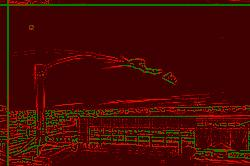
#> input picture jpg_image.jpg, 250 x 166 px
$ python asciify.py jpg_image.jpg
#> lines starting #> are read from the running program, lines starting #| are printed output that depends on the picture
#> in runner, image is the input picture: PIL image 250x166 RGB; mean R, G, B 71.6, 9.7, 4.7
from PIL import Image
from PIL import ImageFilter
import os
import sys
import urllib.request
from time import sleep

ASCII_TWO = list('`^",:;Il!i~+_-?][}{1)(|\\/tfjrxnuvczXYUJCLQ0OZmwqpdbkhao*#MW&8%B@$')
ASCII_TWO = ASCII_TWO[::-1]

ASCII_CHARS = ['.',',',':',';','+','*','?','%','S','#','@']
ASCII_CHARS = ASCII_CHARS[::-1]

def external_asciify(url):

    print(f"Image location: {url}")

    urllib.request.urlretrieve("https://" + url, "asciify.jpg")
    path = "asciify.jpg"

    runner(path)

'''
method resize():
    - takes as parameters the image, and the final width
    - resizes the image into the final width while maintaining aspect ratio
'''
def resize(image, new_width=100):
#> called with new_width = 100
    (old_width, old_height) = image.size
#> old_width = 250; old_height = 166
    aspect_ratio = float(old_height)/float(old_width)
#> aspect_ratio = 0.664
    new_height = int(aspect_ratio * new_width)
#> new_height = 66
    new_dim = (new_width, new_height)
#> new_dim = (100, 66)
    new_image = image.resize(new_dim)
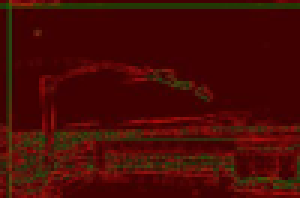
#> new_image: PIL image 100x66 RGB (shown 3 times larger); mean R, G, B 71.6, 9.8, 4.7
    return new_image
'''
method grayscalify():
    - takes an image as a parameter
    - returns the grayscale version of image
'''
def grayscalify(image):
    return image.convert('L')
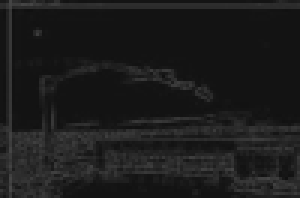
#> returned value: PIL image 100x66 L (shown 3 times larger); min 16, max 71, mean 27.6

'''
method filters():
    -
'''
def filters(image):
    return image.filter(ImageFilter.CONTOUR)
    return image.filter(ImageFilter.SHARPEN)

'''
method modify():
    - replaces every pixel with a character whose intensity is similar
'''
def modify(image, buckets=25):
#> called with buckets = 25
    initial_pixels = list(image.getdata())
#> initial_pixels = 6600 values, max 71 at index 6203, min 16 at index 304, mean 27.64
    new_pixels = [ASCII_CHARS[pixel_value//buckets] for pixel_value in initial_pixels]
#> new_pixels = 6600 items, first 6: '#', '#', '#', 'S', '#', '#'
    return ''.join(new_pixels)

'''
method do():
    - does all the work by calling all the above functions
'''
def do(image, new_width=100):
    image = resize(image)
    # image = filters(image)
    image = grayscalify(image)

    pixels = modify(image)
    len_pixels = len(pixels)
#> len_pixels = 6600

    # Construct the image from the character list
    new_image = [pixels[index:index+new_width] for index in range(0, len_pixels, new_width)]
#> new_image = 66 items

    return '\n'.join(new_image)

'''
method runner():
    - takes as parameter the image path and runs the above code
    - handles exceptions as well
    - provides alternative output options
'''
def runner(path):
    image = None
    try:
        image = Image.open(path)
    except Exception:
        print("Unable to find image in",path)
        #print(e)
        return
    image = do(image)

    # To print on console
    # print(image)

    for row in image:
        for pixel in row:
            print(pixel, end="")
            sleep(0.000005)
#> this loop made 6665 passes
#> row on passes 1 to 3: '#', '#', '#'
#| #
#| #
#| #
#| S
#| #
#| #
#| #
#| #
#> (further printed lines are left out)
    print("")
    # Else, to write into a file
    # Note: This text file will be created by default under
    #       the same directory as this python file,
    #       NOT in the directory from where the image is pulled.
    f = open('img.txt','w')
    f.write(image)
    f.close()

    # os.remove(path)

'''
method main():
    - reads input from console
    - profit
'''
if __name__ == '__main__':
    import sys
    import urllib.request
    if sys.argv[1].startswith('http://') or sys.argv[1].startswith('https://'):
        urllib.request.urlretrieve(sys.argv[1], "asciify.jpg")
        path = "asciify.jpg"
    else:
        path = sys.argv[1]
    runner(path)
